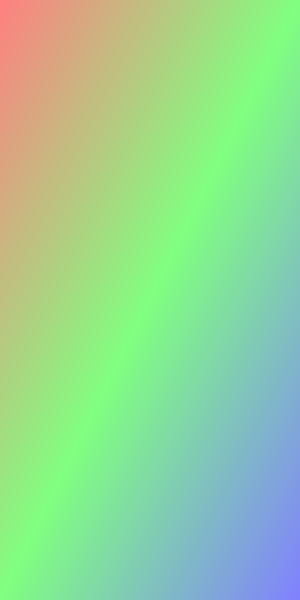
<?xml version="1.0" encoding="UTF-8"?>
<ui version="4.0">
 <class>QtSimMysteryMachineMainDialog</class>
 <widget class="QDialog" name="QtSimMysteryMachineMainDialog">
  <property name="geometry">
   <rect>
    <x>0</x>
    <y>0</y>
    <width>300</width>
    <height>600</height>
   </rect>
  </property>
  <property name="windowTitle">
   <string>SimMysteryMachine</string>
  </property>
  <property name="windowIcon">
   <iconset resource="SimMysteryMachine.qrc">
    <normaloff>:/images/R.png</normaloff>:/images/R.png</iconset>
  </property>
  <property name="styleSheet">
   <string notr="true">QDialog { 
background-color: qlineargradient(x1: 0, y1: 0, x2: 1, y2: 1, stop: 0  #ff8080, stop: 0.5 #80ff80, stop: 1 #8080ff);
}
QDialog { 
selection-color: black;
selection-background-color: white
}

QPushButton { font: 48px, &quot;Verdana&quot; }
QPushButton{ 
selection-color: black;
selection-background-color: white
}
</string>
  </property>
  <layout class="QGridLayout" name="gridLayout">
   <item row="0" column="0">
    <layout class="QGridLayout" name="my_layout"/>
   </item>
  </layout>
 </widget>
 <resources>
  <include location="SimMysteryMachine.qrc"/>
 </resources>
 <connections/>
</ui>
